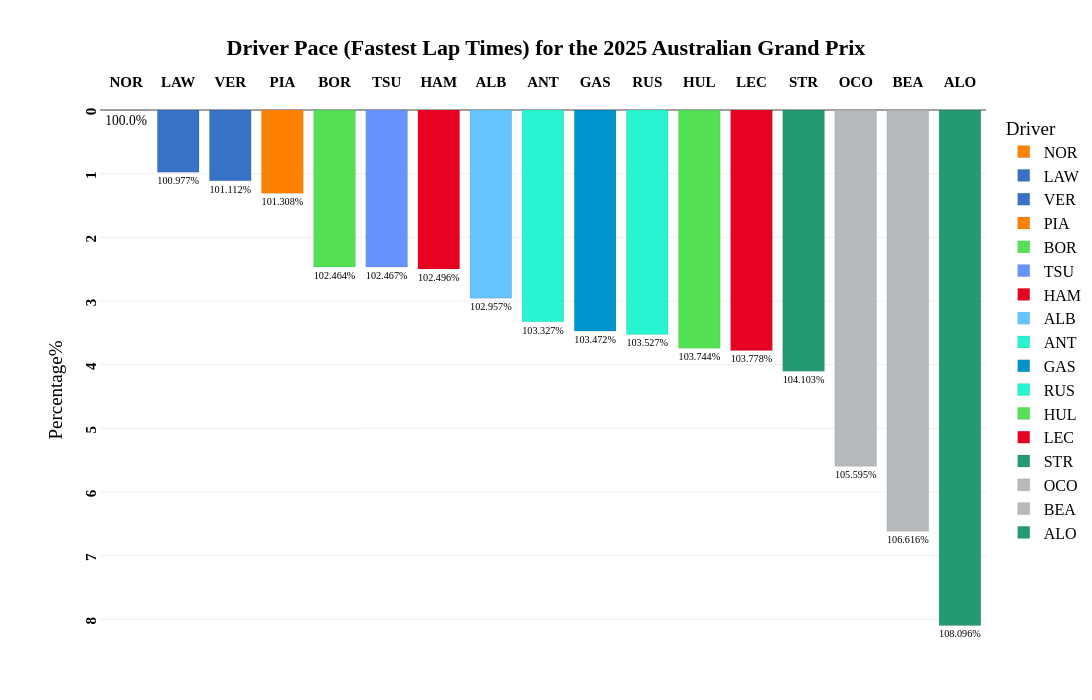

Notebook code for this chart:
### Code cell
fig_min=px.bar(
    transformed_laps_relative_min_all,
    x="Driver",
    y="Delta_Percent_Abs",
    color='Driver',
    template="xgridoff",
    title="<b>Driver Pace (Fastest Lap Times) for the {} {}</b>".format(year,gp),
    text="Delta_Percent_All",
    height=700, width=1200,
    color_discrete_map={
                 "VER": "#3671C6",
                 "LAW": "#3671C6",
                 "LEC": "#E80020",
                 "HAM": "#E80020",
                 "NOR": "#FF8000",
                 "PIA": "#FF8000",
                 "RUS": "#27F4D2",
                 "ANT": "#27F4D2",
                 "GAS": "#0093CC",
                 "DOO": "#0093CC",
                 "ALO": "#229971",
                 "STR": "#229971",
                 "SAI": "#64C4FF",
                 "ALB": "#64C4FF",
                 "HUL": "#52e252",
                 "BOR": "#52e252",
                 "TSU": "#6692FF",
                 "HAD": "#6692FF",
                 "OCO": "#B6BABD",
                 "BEA": "#B6BABD"
          }
)

fig_min.update_traces(textposition='outside')

fig_min.update_traces(opacity=0.85)

fig_min.update_traces( marker_line_color='white',marker_line_width=1.5)

fig_min.update_yaxes(tickangle = -90,tickprefix="<b>",ticksuffix ="</b><br>")

fig_min.update_xaxes(tickangle = -0,tickprefix="<b>",ticksuffix ="</b><br>")

fig_min.update_yaxes(range=[transformed_laps_relative_min_all['Delta_Percent_Abs'].max()+0.7, 0])

fig_min.update_layout(
    xaxis={'side': 'top'},
    yaxis={'side': 'left'}
)

fig_min.update_xaxes(title_text='')      # Remove axis titles
fig_min.update_yaxes(title_text='Percentage%')

fig_min.update_xaxes(
        title_standoff = 75
)

fig_min.update_layout(
    title_x=0.5,
    margin=dict(l=100, r=5, t=110, b=30),
    hoverlabel=dict(
    bgcolor="white",
    font_size=20,
    font_family="PT Sans Narrow"
    ),
    yaxis = dict(tickfont = dict(size=15)),
    xaxis = dict(tickfont = dict(size=15)),
    font=dict(
        family="PT Sans Narrow",
        size=16,
        color="Black"
    ),
    title_font_family="PT Sans Narrow"
)
fig_min.update_yaxes(ticksuffix = "  ")

fig_min.update_traces( marker_line_color='Black',marker_line_width=0.1, opacity=0.99)

fig_min.show()

### Figure 1 — Plotly figure (JSON) as saved in the notebook; plotly's stock layout.template omitted (floating-point values rounded to 4 significant figures)
{"data": [{"alignmentgroup": "True", "hovertemplate": "Driver=%{x}<br>Delta_Percent_Abs=%{y}<br>Delta_Percent_All=%{text}<extra></extra>", "legendgroup": "NOR", "marker": {"color": "#FF8000", "line": {"color": "Black", "width": 0.1}, "pattern": {"shape": ""}}, "name": "NOR", "offsetgroup": "NOR", "opacity": 0.99, "orientation": "v", "showlegend": true, "text": ["100.0%"], "textposition": "outside", "type": "bar", "x": ["NOR"], "xaxis": "x", "y": [0.001], "yaxis": "y"}, {"alignmentgroup": "True", "hovertemplate": "Driver=%{x}<br>Delta_Percent_Abs=%{y}<br>Delta_Percent_All=%{text}<extra></extra>", "legendgroup": "LAW", "marker": {"color": "#3671C6", "line": {"color": "Black", "width": 0.1}, "pattern": {"shape": ""}}, "name": "LAW", "offsetgroup": "LAW", "opacity": 0.99, "orientation": "v", "showlegend": true, "text": ["100.977%"], "textposition": "outside", "type": "bar", "x": ["LAW"], "xaxis": "x", "y": [0.9773], "yaxis": "y"}, {"alignmentgroup": "True", "hovertemplate": "Driver=%{x}<br>Delta_Percent_Abs=%{y}<br>Delta_Percent_All=%{text}<extra></extra>", "legendgroup": "VER", "marker": {"color": "#3671C6", "line": {"color": "Black", "width": 0.1}, "pattern": {"shape": ""}}, "name": "VER", "offsetgroup": "VER", "opacity": 0.99, "orientation": "v", "showlegend": true, "text": ["101.112%"], "textposition": "outside", "type": "bar", "x": ["VER"], "xaxis": "x", "y": [1.112], "yaxis": "y"}, {"alignmentgroup": "True", "hovertemplate": "Driver=%{x}<br>Delta_Percent_Abs=%{y}<br>Delta_Percent_All=%{text}<extra></extra>", "legendgroup": "PIA", "marker": {"color": "#FF8000", "line": {"color": "Black", "width": 0.1}, "pattern": {"shape": ""}}, "name": "PIA", "offsetgroup": "PIA", "opacity": 0.99, "orientation": "v", "showlegend": true, "text": ["101.308%"], "textposition": "outside", "type": "bar", "x": ["PIA"], "xaxis": "x", "y": [1.308], "yaxis": "y"}, {"alignmentgroup": "True", "hovertemplate": "Driver=%{x}<br>Delta_Percent_Abs=%{y}<br>Delta_Percent_All=%{text}<extra></extra>", "legendgroup": "BOR", "marker": {"color": "#52e252", "line": {"color": "Black", "width": 0.1}, "pattern": {"shape": ""}}, "name": "BOR", "offsetgroup": "BOR", "opacity": 0.99, "orientation": "v", "showlegend": true, "text": ["102.464%"], "textposition": "outside", "type": "bar", "x": ["BOR"], "xaxis": "x", "y": [2.464], "yaxis": "y"}, {"alignmentgroup": "True", "hovertemplate": "Driver=%{x}<br>Delta_Percent_Abs=%{y}<br>Delta_Percent_All=%{text}<extra></extra>", "legendgroup": "TSU", "marker": {"color": "#6692FF", "line": {"color": "Black", "width": 0.1}, "pattern": {"shape": ""}}, "name": "TSU", "offsetgroup": "TSU", "opacity": 0.99, "orientation": "v", "showlegend": true, "text": ["102.467%"], "textposition": "outside", "type": "bar", "x": ["TSU"], "xaxis": "x", "y": [2.467], "yaxis": "y"}, {"alignmentgroup": "True", "hovertemplate": "Driver=%{x}<br>Delta_Percent_Abs=%{y}<br>Delta_Percent_All=%{text}<extra></extra>", "legendgroup": "HAM", "marker": {"color": "#E80020", "line": {"color": "Black", "width": 0.1}, "pattern": {"shape": ""}}, "name": "HAM", "offsetgroup": "HAM", "opacity": 0.99, "orientation": "v", "showlegend": true, "text": ["102.496%"], "textposition": "outside", "type": "bar", "x": ["HAM"], "xaxis": "x", "y": [2.496], "yaxis": "y"}, {"alignmentgroup": "True", "hovertemplate": "Driver=%{x}<br>Delta_Percent_Abs=%{y}<br>Delta_Percent_All=%{text}<extra></extra>", "legendgroup": "ALB", "marker": {"color": "#64C4FF", "line": {"color": "Black", "width": 0.1}, "pattern": {"shape": ""}}, "name": "ALB", "offsetgroup": "ALB", "opacity": 0.99, "orientation": "v", "showlegend": true, "text": ["102.957%"], "textposition": "outside", "type": "bar", "x": ["ALB"], "xaxis": "x", "y": [2.957], "yaxis": "y"}, {"alignmentgroup": "True", "hovertemplate": "Driver=%{x}<br>Delta_Percent_Abs=%{y}<br>Delta_Percent_All=%{text}<extra></extra>", "legendgroup": "ANT", "marker": {"color": "#27F4D2", "line": {"color": "Black", "width": 0.1}, "pattern": {"shape": ""}}, "name": "ANT", "offsetgroup": "ANT", "opacity": 0.99, "orientation": "v", "showlegend": true, "text": ["103.327%"], "textposition": "outside", "type": "bar", "x": ["ANT"], "xaxis": "x", "y": [3.327], "yaxis": "y"}, {"alignmentgroup": "True", "hovertemplate": "Driver=%{x}<br>Delta_Percent_Abs=%{y}<br>Delta_Percent_All=%{text}<extra></extra>", "legendgroup": "GAS", "marker": {"color": "#0093CC", "line": {"color": "Black", "width": 0.1}, "pattern": {"shape": ""}}, "name": "GAS", "offsetgroup": "GAS", "opacity": 0.99, "orientation": "v", "showlegend": true, "text": ["103.472%"], "textposition": "outside", "type": "bar", "x": ["GAS"], "xaxis": "x", "y": [3.472], "yaxis": "y"}, {"alignmentgroup": "True", "hovertemplate": "Driver=%{x}<br>Delta_Percent_Abs=%{y}<br>Delta_Percent_All=%{text}<extra></extra>", "legendgroup": "RUS", "marker": {"color": "#27F4D2", "line": {"color": "Black", "width": 0.1}, "pattern": {"shape": ""}}, "name": "RUS", "offsetgroup": "RUS", "opacity": 0.99, "orientation": "v", "showlegend": true, "text": ["103.527%"], "textposition": "outside", "type": "bar", "x": ["RUS"], "xaxis": "x", "y": [3.527], "yaxis": "y"}, {"alignmentgroup": "True", "hovertemplate": "Driver=%{x}<br>Delta_Percent_Abs=%{y}<br>Delta_Percent_All=%{text}<extra></extra>", "legendgroup": "HUL", "marker": {"color": "#52e252", "line": {"color": "Black", "width": 0.1}, "pattern": {"shape": ""}}, "name": "HUL", "offsetgroup": "HUL", "opacity": 0.99, "orientation": "v", "showlegend": true, "text": ["103.744%"], "textposition": "outside", "type": "bar", "x": ["HUL"], "xaxis": "x", "y": [3.744], "yaxis": "y"}, {"alignmentgroup": "True", "hovertemplate": "Driver=%{x}<br>Delta_Percent_Abs=%{y}<br>Delta_Percent_All=%{text}<extra></extra>", "legendgroup": "LEC", "marker": {"color": "#E80020", "line": {"color": "Black", "width": 0.1}, "pattern": {"shape": ""}}, "name": "LEC", "offsetgroup": "LEC", "opacity": 0.99, "orientation": "v", "showlegend": true, "text": ["103.778%"], "textposition": "outside", "type": "bar", "x": ["LEC"], "xaxis": "x", "y": [3.778], "yaxis": "y"}, {"alignmentgroup": "True", "hovertemplate": "Driver=%{x}<br>Delta_Percent_Abs=%{y}<br>Delta_Percent_All=%{text}<extra></extra>", "legendgroup": "STR", "marker": {"color": "#229971", "line": {"color": "Black", "width": 0.1}, "pattern": {"shape": ""}}, "name": "STR", "offsetgroup": "STR", "opacity": 0.99, "orientation": "v", "showlegend": true, "text": ["104.103%"], "textposition": "outside", "type": "bar", "x": ["STR"], "xaxis": "x", "y": [4.103], "yaxis": "y"}, {"alignmentgroup": "True", "hovertemplate": "Driver=%{x}<br>Delta_Percent_Abs=%{y}<br>Delta_Percent_All=%{text}<extra></extra>", "legendgroup": "OCO", "marker": {"color": "#B6BABD", "line": {"color": "Black", "width": 0.1}, "pattern": {"shape": ""}}, "name": "OCO", "offsetgroup": "OCO", "opacity": 0.99, "orientation": "v", "showlegend": true, "text": ["105.595%"], "textposition": "outside", "type": "bar", "x": ["OCO"], "xaxis": "x", "y": [5.595], "yaxis": "y"}, {"alignmentgroup": "True", "hovertemplate": "Driver=%{x}<br>Delta_Percent_Abs=%{y}<br>Delta_Percent_All=%{text}<extra></extra>", "legendgroup": "BEA", "marker": {"color": "#B6BABD", "line": {"color": "Black", "width": 0.1}, "pattern": {"shape": ""}}, "name": "BEA", "offsetgroup": "BEA", "opacity": 0.99, "orientation": "v", "showlegend": true, "text": ["106.616%"], "textposition": "outside", "type": "bar", "x": ["BEA"], "xaxis": "x", "y": [6.616], "yaxis": "y"}, {"alignmentgroup": "True", "hovertemplate": "Driver=%{x}<br>Delta_Percent_Abs=%{y}<br>Delta_Percent_All=%{text}<extra></extra>", "legendgroup": "ALO", "marker": {"color": "#229971", "line": {"color": "Black", "width": 0.1}, "pattern": {"shape": ""}}, "name": "ALO", "offsetgroup": "ALO", "opacity": 0.99, "orientation": "v", "showlegend": true, "text": ["108.096%"], "textposition": "outside", "type": "bar", "x": ["ALO"], "xaxis": "x", "y": [8.096], "yaxis": "y"}], "layout": {"barmode": "relative", "font": {"color": "Black", "family": "PT Sans Narrow", "size": 16}, "height": 700, "hoverlabel": {"bgcolor": "white", "font": {"family": "PT Sans Narrow", "size": 20}}, "legend": {"title": {"text": "Driver"}, "tracegroupgap": 0}, "margin": {"b": 30, "l": 100, "r": 5, "t": 110}, "title": {"font": {"family": "PT Sans Narrow"}, "text": "<b>Driver Pace (Fastest Lap Times) for the 2025 Australian Grand Prix</b>", "x": 0.5}, "width": 1200, "xaxis": {"anchor": "y", "categoryarray": ["NOR", "LAW", "VER", "PIA", "BOR", "TSU", "HAM", "ALB", "ANT", "GAS", "RUS", "HUL", "LEC", "STR", "OCO", "BEA", "ALO"], "categoryorder": "array", "domain": [0, 1], "side": "top", "tickangle": 0, "tickfont": {"size": 15}, "tickprefix": "<b>", "ticksuffix": "</b><br>", "title": {"standoff": 75, "text": ""}}, "yaxis": {"anchor": "x", "domain": [0, 1], "range": [8.796, 0], "side": "left", "tickangle": -90, "tickfont": {"size": 15}, "tickprefix": "<b>", "ticksuffix": "  ", "title": {"text": "Percentage%"}}}}
